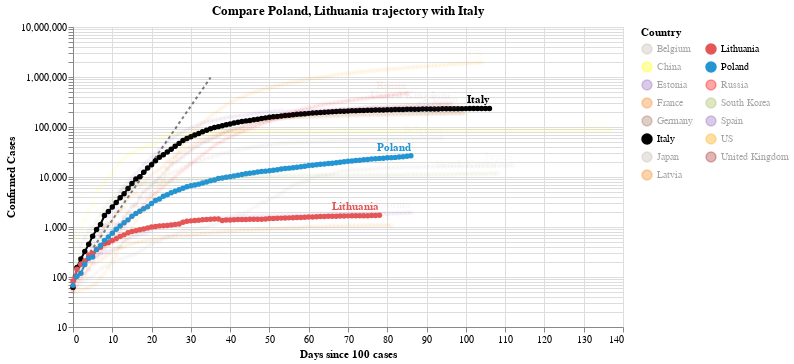

Notebook code for this chart:
### Code cell
#hide_input
chart2 = make_since_chart(dff2, ['Poland', 'Lithuania'], baseline_countries)
chart2

### Figure 1 — Vega-Lite specification as saved in the notebook (floating-point values rounded to 4 significant figures; data arrays with more than 128 entries replaced by an {"elided": "..."} marker saying what was removed)
{"config": {"view": {"continuousWidth": 400, "continuousHeight": 300}}, "layer": [{"data": {"name": "data-628230001892d6798b50651be41d1b3e"}, "mark": {"type": "line", "color": "black", "opacity": 0.5, "strokeDash": [3, 3]}, "encoding": {"x": {"type": "quantitative", "field": "Days since 100 cases"}, "y": {"type": "quantitative", "field": "Confirmed Cases"}}}, {"data": {"name": "data-5909684ef2028e7b5b8865697c7ca677"}, "mark": {"type": "line", "point": true}, "encoding": {"color": {"type": "nominal", "field": "Country", "legend": {"columns": 2}, "scale": {"domain": ["Belgium", "China", "Estonia", "France", "Germany", "Italy", "Japan", "Latvia", "Lithuania", "Poland", "Russia", "South Korea", "Spain", "US", "United Kingdom"], "range": ["#C1B7AD", "yellow", "#9467bd", "#F58518", "#9D755D", "black", "#C1B7AD", "#F58518", "#E45756", "#2495D3", "red", "#A1BA59", "#9467bd", "orange", "brown"]}}, "opacity": {"condition": {"value": 1, "selection": "selector004"}, "value": 0.05}, "tooltip": [{"type": "nominal", "field": "Country"}, {"type": "temporal", "field": "Date"}, {"type": "quantitative", "field": "Confirmed Cases"}, {"type": "quantitative", "field": "Days since 100 cases"}], "x": {"type": "quantitative", "field": "Days since 100 cases"}, "y": {"type": "quantitative", "field": "Confirmed Cases", "scale": {"type": "log"}}}, "selection": {"selector004": {"type": "multi", "fields": ["Country"], "bind": "legend", "init": [{"Country": "Poland"}, {"Country": "Lithuania"}, {"Country": "Italy"}]}}, "width": 550}, {"data": {"name": "data-5909684ef2028e7b5b8865697c7ca677"}, "mark": {"type": "text", "align": "right", "dy": -8, "fontWeight": "bold"}, "encoding": {"color": {"type": "nominal", "field": "Country", "legend": {"columns": 2}, "scale": {"domain": ["Belgium", "China", "Estonia", "France", "Germany", "Italy", "Japan", "Latvia", "Lithuania", "Poland", "Russia", "South Korea", "Spain", "US", "United Kingdom"], "range": ["#C1B7AD", "yellow", "#9467bd", "#F58518", "#9D755D", "black", "#C1B7AD", "#F58518", "#E45756", "#2495D3", "red", "#A1BA59", "#9467bd", "orange", "brown"]}}, "opacity": {"condition": {"value": 1, "selection": "selector004"}, "value": 0.05}, "text": {"type": "nominal", "field": "Country"}, "tooltip": [{"type": "nominal", "field": "Country"}, {"type": "temporal", "field": "Date"}, {"type": "quantitative", "field": "Confirmed Cases"}, {"type": "quantitative", "field": "Days since 100 cases"}], "x": {"type": "quantitative", "field": "Days since 100 cases"}, "y": {"type": "quantitative", "field": "Confirmed Cases", "scale": {"type": "log"}}}, "transform": [{"filter": "(datum['Date'] >= 1591488000000)"}], "width": 550}], "title": "Compare Poland, Lithuania trajectory with Italy", "$schema": "https://vega.github.io/schema/vega-lite/v4.0.2.json", "datasets": {"data-628230001892d6798b50651be41d1b3e": [{"Days since 100 cases": 0, "Confirmed Cases": 100.0}, {"Days since 100 cases": 1, "Confirmed Cases": 130.0}, {"Days since 100 cases": 2, "Confirmed Cases": 169.0}, {"Days since 100 cases": 3, "Confirmed Cases": 219.7}, {"Days since 100 cases": 4, "Confirmed Cases": 285.6}, {"Days since 100 cases": 5, "Confirmed Cases": 371.3}, {"Days since 100 cases": 6, "Confirmed Cases": 482.7}, {"Days since 100 cases": 7, "Confirmed Cases": 627.5}, {"Days since 100 cases": 8, "Confirmed Cases": 815.7}, {"Days since 100 cases": 9, "Confirmed Cases": 1060.0}, {"Days since 100 cases": 10, "Confirmed Cases": 1379.0}, {"Days since 100 cases": 11, "Confirmed Cases": 1792.0}, {"Days since 100 cases": 12, "Confirmed Cases": 2330.0}, {"Days since 100 cases": 13, "Confirmed Cases": 3029.0}, {"Days since 100 cases": 14, "Confirmed Cases": 3937.0}, {"Days since 100 cases": 15, "Confirmed Cases": 5119.0}, {"Days since 100 cases": 16, "Confirmed Cases": 6654.0}, {"Days since 100 cases": 17, "Confirmed Cases": 8650.0}, {"Days since 100 cases": 18, "Confirmed Cases": 11250.0}, {"Days since 100 cases": 19, "Confirmed Cases": 14620.0}, {"Days since 100 cases": 20, "Confirmed Cases": 19000.0}, {"Days since 100 cases": 21, "Confirmed Cases": 24710.0}, {"Days since 100 cases": 22, "Confirmed Cases": 32120.0}, {"Days since 100 cases": 23, "Confirmed Cases": 41750.0}, {"Days since 100 cases": 24, "Confirmed Cases": 54280.0}, {"Days since 100 cases": 25, "Confirmed Cases": 70560.0}, {"Days since 100 cases": 26, "Confirmed Cases": 91730.0}, {"Days since 100 cases": 27, "Confirmed Cases": 119300.0}, {"Days since 100 cases": 28, "Confirmed Cases": 155000.0}, {"Days since 100 cases": 29, "Confirmed Cases": 201500.0}, {"Days since 100 cases": 30, "Confirmed Cases": 262000.0}, {"Days since 100 cases": 31, "Confirmed Cases": 340600.0}, {"Days since 100 cases": 32, "Confirmed Cases": 442800.0}, {"Days since 100 cases": 33, "Confirmed Cases": 575600.0}, {"Days since 100 cases": 34, "Confirmed Cases": 748300.0}, {"Days since 100 cases": 35, "Confirmed Cases": 972800.0}], "data-5909684ef2028e7b5b8865697c7ca677": {"elided": "1485 records"}}}
